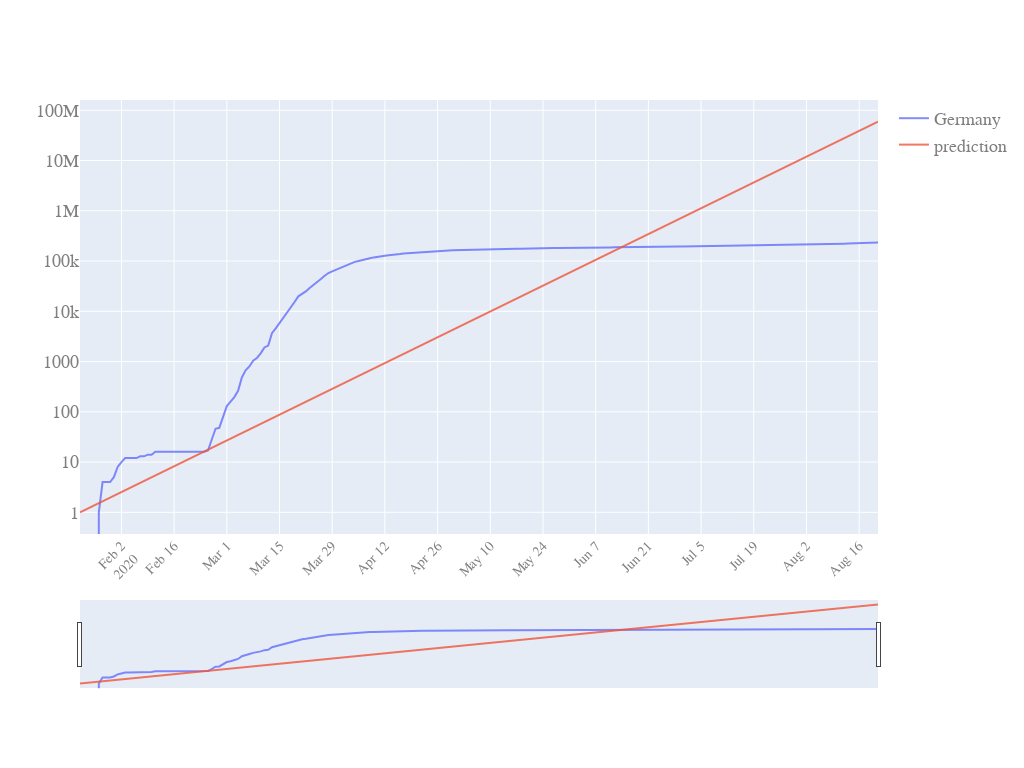

Here is the notebook cell this chart was saved with:
### Code cell
quick_plot(LR_inspect.date,
          LR_inspect.iloc[:,1:],
          y_scale='log',
          slider=True)

### Figure 1 — Plotly figure (JSON) as saved in the notebook; plotly's stock layout.template omitted (floating-point values rounded to 4 significant figures; data arrays with more than 128 entries replaced by an {"elided": "..."} marker saying what was removed)
{"data": [{"name": "Germany", "opacity": 0.8, "type": "scatter", "x": {"elided": "213 str values"}, "y": {"elided": "213 int values"}}, {"name": "prediction", "opacity": 0.8, "type": "scatter", "x": {"elided": "213 str values"}, "y": {"elided": "213 float values"}}], "layout": {"autosize": true, "font": {"color": "#7f7f7f", "family": "PT sans, monospace", "size": 18}, "height": 768, "width": 1024, "xaxis": {"nticks": 20, "rangeslider": {"visible": true}, "tickangle": -45, "tickfont": {"color": "#7f7f7f", "size": 14}}, "yaxis": {"type": "log"}}}
